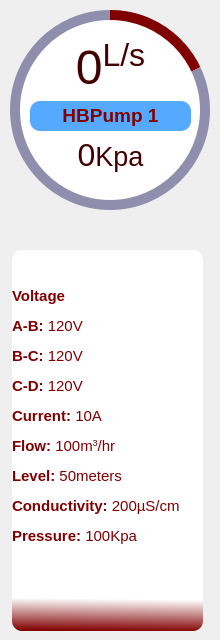
            <widget class="QFrame" name="cirProgBar">
             <property name="minimumSize">
              <size>
               <width>220</width>
               <height>220</height>
              </size>
             </property>
             <property name="frameShape">
              <enum>QFrame::NoFrame</enum>
             </property>
             <property name="frameShadow">
              <enum>QFrame::Raised</enum>
             </property>
             <widget class="QFrame" name="cirProg">
              <property name="geometry">
               <rect>
                <x>10</x>
                <y>10</y>
                <width>200</width>
                <height>200</height>
               </rect>
              </property>
              <property name="sizePolicy">
               <sizepolicy hsizetype="Preferred" vsizetype="Preferred">
                <horstretch>200</horstretch>
                <verstretch>200</verstretch>
               </sizepolicy>
              </property>
              <property name="minimumSize">
               <size>
                <width>200</width>
                <height>200</height>
               </size>
              </property>
              <property name="styleSheet">
               <string notr="true">QFrame{
border-radius: 100px;
background-color: qconicalgradient(cx:0.5, cy:0.5, angle:90, stop:0.819892 rgba(0, 0, 8, 0), stop:0.820892 rgba(129, 0, 0, 255));
}</string>
              </property>
              <property name="frameShape">
               <enum>QFrame::NoFrame</enum>
              </property>
              <property name="frameShadow">
               <enum>QFrame::Raised</enum>
              </property>
             </widget>
             <widget class="QFrame" name="frame">
              <property name="geometry">
               <rect>
                <x>10</x>
                <y>10</y>
                <width>200</width>
                <height>200</height>
               </rect>
              </property>
              <property name="styleSheet">
               <string notr="true">QFrame{
border-radius: 100px;
background-color: rgba(77, 77, 127, 150);
}</string>
              </property>
              <property name="frameShape">
               <enum>QFrame::NoFrame</enum>
              </property>
              <property name="frameShadow">
               <enum>QFrame::Raised</enum>
              </property>
             </widget>
             <widget class="QFrame" name="frame_2">
              <property name="geometry">
               <rect>
                <x>20</x>
                <y>20</y>
                <width>180</width>
                <height>180</height>
               </rect>
              </property>
              <property name="styleSheet">
               <string notr="true">QFrame{
border-radius: 90;
	background-color: rgb(255, 255, 255);
}</string>
              </property>
              <property name="frameShape">
               <enum>QFrame::StyledPanel</enum>
              </property>
              <property name="frameShadow">
               <enum>QFrame::Raised</enum>
              </property>
              <widget class="QWidget" name="layoutWidget">
               <property name="geometry">
                <rect>
                 <x>10</x>
                 <y>20</y>
                 <width>161</width>
                 <height>134</height>
                </rect>
               </property>
               <layout class="QGridLayout" name="gridLayout">
                <item row="3" column="0">
                 <widget class="QLabel" name="progValue2">
                  <property name="font">
                   <font>
                    <pointsize>36</pointsize>
                   </font>
                  </property>
                  <property name="styleSheet">
                   <string notr="true">color: rgb(129, 0, 0);
background-color: rgba(0, 0, 0, 0);</string>
                  </property>
                  <property name="text">
                   <string>&lt;p&gt;&lt;span style=&quot; font-size:24pt; color:#430000;&quot;&gt;0&lt;/span&gt;&lt;span style=&quot; font-size:20pt; color:#430000;&quot;&gt;Kpa&lt;/span&gt;&lt;/p&gt;</string>
                  </property>
                  <property name="alignment">
                   <set>Qt::AlignCenter</set>
                  </property>
                 </widget>
                </item>
                <item row="1" column="0">
                 <widget class="QLabel" name="name">
                  <property name="font">
                   <font>
                    <pointsize>12</pointsize>
                    <weight>75</weight>
                    <bold>true</bold>
                   </font>
                  </property>
                  <property name="styleSheet">
                   <string notr="true">color: rgb(129, 0, 0);
background-color: rgb(85, 170, 255);
border-radius: 10px</string>
                  </property>
                  <property name="text">
                   <string>&lt;html&gt;&lt;head/&gt;&lt;body&gt;&lt;p&gt;&lt;span style=&quot; font-size:14pt;&quot;&gt;HBPump 1&lt;/span&gt;&lt;/p&gt;&lt;/body&gt;&lt;/html&gt;</string>
                  </property>
                  <property name="alignment">
                   <set>Qt::AlignCenter</set>
                  </property>
                 </widget>
                </item>
                <item row="0" column="0">
                 <widget class="QLabel" name="progValue1">
                  <property name="font">
                   <font>
                    <pointsize>36</pointsize>
                   </font>
                  </property>
                  <property name="styleSheet">
                   <string notr="true">color: rgb(129, 0, 0);
background-color: rgba(0, 0, 0, 0);</string>
                  </property>
                  <property name="text">
                   <string>&lt;p&gt;&lt;span style=&quot; color:#430000;&quot;&gt;0&lt;/span&gt;&lt;span style=&quot; color:#430000; vertical-align:super;&quot;&gt;L/s&lt;/span&gt;&lt;/p&gt;</string>
                  </property>
                  <property name="alignment">
                   <set>Qt::AlignCenter</set>
                  </property>
                 </widget>
                </item>
               </layout>
              </widget>
             </widget>
             <widget class="QLabel" name="progressTable_1">
              <property name="geometry">
               <rect>
                <x>12</x>
                <y>250</y>
                <width>191</width>
                <height>381</height>
               </rect>
              </property>
              <property name="font">
               <font>
                <pointsize>12</pointsize>
                <weight>75</weight>
                <bold>true</bold>
               </font>
              </property>
              <property name="styleSheet">
               <string notr="true">color: rgb(129, 0, 0);
background-color: qlineargradient(spread:pad, x1:0.426455, y1:1, x2:0.427, y2:0.915045, stop:0 rgba(129, 0, 0, 255), stop:1 rgba(255, 255, 255, 255));
border-radius: 10px;</string>
              </property>
              <property name="text">
               <string>&lt;html&gt;&lt;head/&gt;&lt;body&gt;&lt;p&gt;&lt;span style=&quot; font-size:11pt;&quot;&gt;Voltage&lt;/span&gt;&lt;/p&gt;&lt;p&gt;&lt;span style=&quot; font-size:11pt;&quot;&gt;A-B: &lt;/span&gt;&lt;span style=&quot; font-size:11pt; font-weight:400;&quot;&gt;120V&lt;/span&gt;&lt;/p&gt;&lt;p&gt;&lt;span style=&quot; font-size:11pt;&quot;&gt;B-C: &lt;/span&gt;&lt;span style=&quot; font-size:11pt; font-weight:400;&quot;&gt;120V&lt;/span&gt;&lt;/p&gt;&lt;p&gt;&lt;span style=&quot; font-size:11pt;&quot;&gt;C-D: &lt;/span&gt;&lt;span style=&quot; font-size:11pt; font-weight:400;&quot;&gt;120V&lt;/span&gt;&lt;/p&gt;&lt;p&gt;&lt;span style=&quot; font-size:11pt;&quot;&gt;Current: &lt;/span&gt;&lt;span style=&quot; font-size:11pt; font-weight:400;&quot;&gt;10A&lt;/span&gt;&lt;/p&gt;&lt;p&gt;&lt;span style=&quot; font-size:11pt;&quot;&gt;Flow: &lt;/span&gt;&lt;span style=&quot; font-size:11pt; font-weight:400;&quot;&gt;100m&lt;/span&gt;&lt;span style=&quot; font-size:11pt; font-weight:400; vertical-align:super;&quot;&gt;3&lt;/span&gt;&lt;span style=&quot; font-size:11pt; font-weight:400;&quot;&gt;/hr&lt;/span&gt;&lt;/p&gt;&lt;p&gt;&lt;span style=&quot; font-size:11pt;&quot;&gt;Level: &lt;/span&gt;&lt;span style=&quot; font-size:11pt; font-weight:400;&quot;&gt;50meters&lt;/span&gt;&lt;/p&gt;&lt;p&gt;&lt;span style=&quot; font-size:11pt;&quot;&gt;Conductivity: &lt;/span&gt;&lt;span style=&quot; font-size:11pt; font-weight:400;&quot;&gt;200µS/cm&lt;/span&gt;&lt;/p&gt;&lt;p&gt;&lt;span style=&quot; font-size:11pt;&quot;&gt;Pressure: &lt;/span&gt;&lt;span style=&quot; font-size:11pt; font-weight:400;&quot;&gt;100Kpa&lt;/span&gt;&lt;/p&gt;&lt;p&gt;&lt;br/&gt;&lt;/p&gt;&lt;/body&gt;&lt;/html&gt;</string>
              </property>
              <property name="alignment">
               <set>Qt::AlignLeading|Qt::AlignLeft|Qt::AlignVCenter</set>
              </property>
              <property name="margin">
               <number>10</number>
              </property>
             </widget>
             <zorder>frame</zorder>
             <zorder>cirProg</zorder>
             <zorder>frame_2</zorder>
             <zorder>progressTable_1</zorder>
            </widget>
